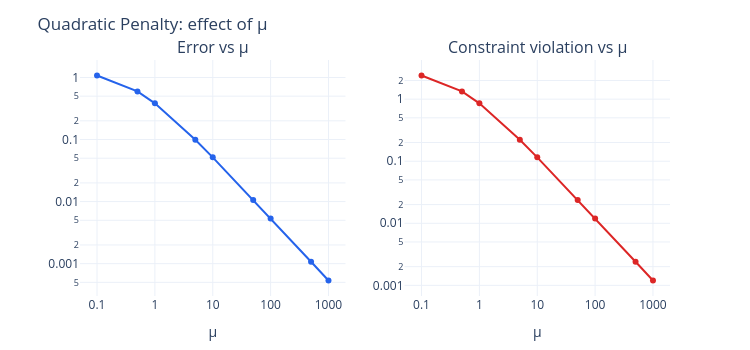

This figure's notebook cell:
### Code cell
import numpy as np
import plotly.graph_objects as go
from plotly.subplots import make_subplots

COLORS = ["#2563eb", "#dc2626", "#16a34a", "#f59e0b", "#8b5cf6",
          "#06b6d4", "#ec4899", "#84cc16", "#6b7280"]

fig = make_subplots(rows=1, cols=2, subplot_titles=["Error vs μ", "Constraint violation vs μ"])

fig.add_trace(go.Scatter(
    x=[r["mu"] for r in penalty_results],
    y=[r["err"] for r in penalty_results], line=dict(color=COLORS[0], width=2),
), row=1, col=1)

fig.add_trace(go.Scatter(
    x=[r["mu"] for r in penalty_results],
    y=[r["cv"] for r in penalty_results],
    line=dict(color=COLORS[1], width=2),
), row=1, col=2)

for col in [1, 2]:
    fig.update_xaxes(type="log", title_text="μ", row=1, col=col)
    fig.update_yaxes(type="log", row=1, col=col)

fig.update_layout(template="plotly_white", width=750, height=350,
                  title="Quadratic Penalty: effect of μ",
                  margin=dict(t=60, b=40), showlegend=False)
fig.show()

### Figure 1 — Plotly figure (JSON) as saved in the notebook; plotly's stock layout.template omitted (floating-point values rounded to 4 significant figures)
{"data": [{"line": {"color": "#2563eb", "width": 2}, "type": "scatter", "x": [0.1, 0.5, 1, 5, 10, 50, 100, 500, 1000], "xaxis": "x", "y": [1.073, 0.5963, 0.3833, 0.09938, 0.0516, 0.01065, 0.005345, 0.001072, 0.0005364], "yaxis": "y"}, {"line": {"color": "#dc2626", "width": 2}, "type": "scatter", "x": [0.1, 0.5, 1, 5, 10, 50, 100, 500, 1000], "xaxis": "x2", "y": [2.4, 1.333, 0.8571, 0.2222, 0.1154, 0.02381, 0.01195, 0.002398, 0.0012], "yaxis": "y2"}], "layout": {"annotations": [{"font": {"size": 16}, "showarrow": false, "text": "Error vs μ", "x": 0.225, "xanchor": "center", "xref": "paper", "y": 1, "yanchor": "bottom", "yref": "paper"}, {"font": {"size": 16}, "showarrow": false, "text": "Constraint violation vs μ", "x": 0.775, "xanchor": "center", "xref": "paper", "y": 1, "yanchor": "bottom", "yref": "paper"}], "height": 350, "margin": {"b": 40, "t": 60}, "showlegend": false, "title": {"text": "Quadratic Penalty: effect of μ"}, "width": 750, "xaxis": {"anchor": "y", "domain": [0, 0.45], "title": {"text": "μ"}, "type": "log"}, "xaxis2": {"anchor": "y2", "domain": [0.55, 1], "title": {"text": "μ"}, "type": "log"}, "yaxis": {"anchor": "x", "domain": [0, 1], "type": "log"}, "yaxis2": {"anchor": "x2", "domain": [0, 1], "type": "log"}}}
